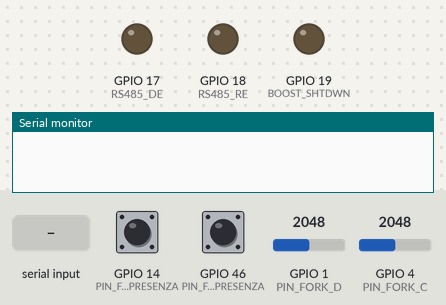
Simulated run of this sketch. Board: ESP32. On the bench: output pins drawn as LEDs (lit = HIGH), the last lines printed to the serial monitor. Dashed ring = blinking. The inputs (shaded band) are chosen by the test bench; at power-on: GPIO 1 (PIN_FORK_D) = 2048, GPIO 4 (PIN_FORK_C) = 2048, GPIO 14 (PIN_FORK_C_PRESENZA) HIGH, GPIO 46 (PIN_FORK_D_PRESENZA) HIGH.

Above: at 0.0 s.
At 5.2 s:
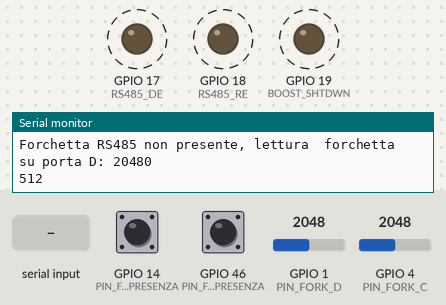
5.3 s: "1\n" received over the second serial link
At 6.35 s:
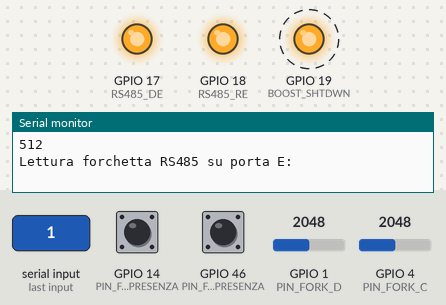
Timing chart, 0 to 14.8 s (numbered marks = the images above; inputs shaded):
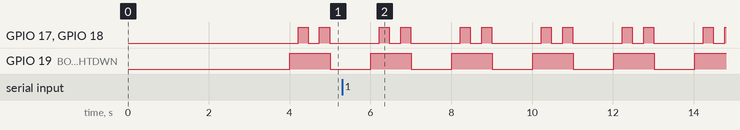

Measured:
- by itself, GPIO 17 (RS485_DE), GPIO 18 (RS485_RE): repeats every 2.0 s: LOW 0.28 s, HIGH 0.25 s, LOW 1.2 s, HIGH 0.25 s
- by itself, GPIO 19 (BOOST_SHTDWN): alternates HIGH for 1.0 s and LOW for 1.0 s

The sketch:

EP392v3_TEST_lettura_forchette_analogiche_digitali.ino
```cpp
#include <HardwareSerial.h>

#define PIN_FORK_C 4
#define PIN_FORK_C_PRESENZA 14
#define PIN_FORK_D 1
#define PIN_FORK_D_PRESENZA 46
#define BOOST_SHTDWN 19
#define BOOST_EN 20
#define RS485_DE 17
#define RS485_RE 18
#define RS485_IN_C 14
#define RS485_IN_D 46
#define RS485_TX_1 12
#define RS485_RX_1 13
#define RS485_TX_2 15
#define RS485_RX_2 16
#define FORKETT_BAUD 4800

HardwareSerial radio(1);
HardwareSerial forkett(2);

const byte umiditaTemperatura[] = { 0x01, 0x03, 0x00, 0x00, 0x00, 0x03, 0x05, 0xCB };

bool forchettePresenti = 0;

void rs485(HardwareSerial &device, uint8_t array[]) {
  digitalWrite(RS485_DE, 1);
  digitalWrite(RS485_RE, 1);
  delay(250);
  device.write(umiditaTemperatura, 8);
  device.flush();
  digitalWrite(RS485_RE, 0);
  digitalWrite(RS485_DE, 0);
  delay(10);

  if (device.available() > 0) {
    for (int i = 0; i < 11; i++) {
      array[i] = device.read();
      Serial.print(array[i], HEX);
      Serial.print("|");
    }
    Serial.println();
    Serial.print("Temperatura rs485: ");
    Serial.println((array[5] << 8) | array[6], HEX);
    Serial.println(((array[5] << 8) | array[6]) / 10);
    Serial.print("Umidità rs485: ");
    Serial.println((array[3] << 8) | array[4], HEX);
    Serial.println(((array[3] << 8) | array[4]) / 10);
    return;
  } else {
    Serial.println("Sensore temperatura/umidità terreno RS485 non disponibile");
    return;
  }
}

void setup() {
  Serial.begin(115200);
  delay(3000);

  pinMode(PIN_FORK_C_PRESENZA, INPUT_PULLUP);
  pinMode(PIN_FORK_D_PRESENZA, INPUT_PULLUP);
  Serial.println("Rilevamento forchette su porte C e D (o E e F)");
  uint8_t tentativiPresenzaForchetta = 0;
  while (tentativiPresenzaForchetta < 10) {
    if (!digitalRead(PIN_FORK_C_PRESENZA) || !digitalRead(PIN_FORK_D_PRESENZA)) {
      Serial.println("Forchette presenti sulle porte indicate");
      forchettePresenti = 1;
      break;
    }
    delay(100);
    tentativiPresenzaForchetta++;
  }
  if (tentativiPresenzaForchetta == 10) Serial.println("Forchette non presenti sulle porte indicate");

  pinMode(PIN_FORK_C, INPUT_PULLUP);
  pinMode(PIN_FORK_D, INPUT_PULLUP);

  pinMode(BOOST_SHTDWN, OUTPUT);
  pinMode(RS485_DE, OUTPUT);
  pinMode(RS485_RE, OUTPUT);

  digitalWrite(BOOST_SHTDWN, 0);
}

void loop() {
  uint16_t forchettaAnalogC = 0xFFFE;
  uint16_t forchettaAnalogD = 0xFFFE;
  uint8_t rs485risultati[11] = { 0xFF, 0xFF, 0xFF, 0xFF, 0xFF, 0xFF, 0xFF, 0xFF, 0xFF, 0xFF, 0xFF };
  uint8_t rs485risultati2[11] = { 0xFF, 0xFF, 0xFF, 0xFF, 0xFF, 0xFF, 0xFF, 0xFF, 0xFF, 0xFF, 0xFF };
  uint16_t rs485TempE = 0xFFFE;
  uint16_t rs485HumE = 0xFFFE;
  uint16_t rs485TempF = 0xFFFE;
  uint16_t rs485HumF = 0xFFFE;

  digitalWrite(BOOST_SHTDWN, 1);
  digitalWrite(BOOST_EN, 1);
  delay(200);
  Serial.println("Lettura forchetta RS485 su porta E:");
  forkett.begin(FORKETT_BAUD, SERIAL_8N1, RS485_RX_2, RS485_TX_2);
  delay(10);
  rs485(forkett, rs485risultati);
  if (((rs485risultati[5] << 8) | rs485risultati[6]) == 0xFFFF) {
    Serial.print("Forchetta RS485 non presente, lettura valore forchetta umidità su porta C: ");
    uint32_t mediaForchetta = 0;
    for (int i = 10; i--;) {
      mediaForchetta += analogRead(PIN_FORK_C);
    }
    Serial.println(mediaForchetta);  // DEBUG
    forchettaAnalogC = mediaForchetta / 10;
    forchettaAnalogC >>= 2;  // eliminiamo i 2 bit meno significativi (è una divisione per 4)
    if (forchettaAnalogC > 1000)
      forchettaAnalogC = 1000;
    Serial.print(forchettaAnalogC);
    Serial.println();
  } else {
    rs485TempE = (rs485risultati[5] << 8) | rs485risultati[6];
    rs485HumE = (rs485risultati[3] << 8) | rs485risultati[4];
  }
  delay(250);

  Serial.println("Lettura forchetta RS485 su porta F:");
  forkett.begin(FORKETT_BAUD, SERIAL_8N1, RS485_RX_1, RS485_TX_1);
  delay(10);
  rs485(forkett, rs485risultati2);
  if (((rs485risultati2[5] << 8) | rs485risultati2[6]) == 0xFFFF) {
    Serial.print("Forchetta RS485 non presente, lettura  forchetta su porta D: ");
    uint32_t mediaForchetta = 0;
    for (int i = 10; i--;) {
      mediaForchetta += analogRead(PIN_FORK_D);
    }
    Serial.println(mediaForchetta);  // DEBUG
    forchettaAnalogD = mediaForchetta / 10;
    forchettaAnalogD >>= 2;  // eliminiamo i 2 bit meno significativi (è una divisione per 4)
    if (forchettaAnalogD > 1000)
      forchettaAnalogD = 1000;
    Serial.print(forchettaAnalogD);
    Serial.println();
  } else {
    rs485TempF = (rs485risultati2[5] << 8) | rs485risultati2[6];
    rs485HumF = (rs485risultati2[3] << 8) | rs485risultati2[4];
  }
  digitalWrite(BOOST_SHTDWN, 0);
  delay(1000);

/*   digitalWrite(RS485_DE, 0);
  digitalWrite(RS485_RE, 1);
  esp_sleep_enable_timer_wakeup(5ULL * 1000000ULL);
  esp_light_sleep_start(); */
}
```
